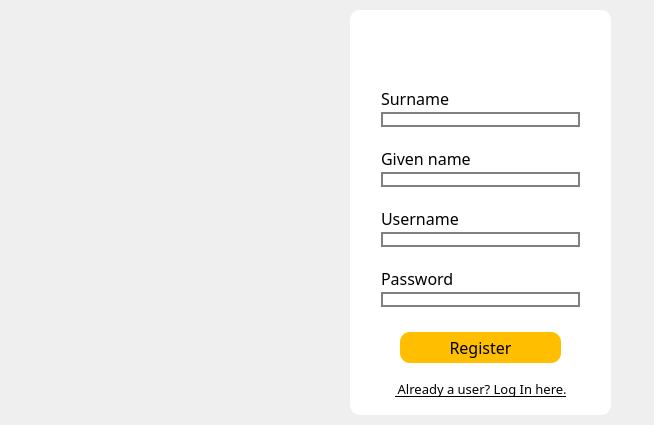
<?xml version="1.0" encoding="UTF-8"?>
<ui version="4.0">
 <class>RegisterClass</class>
 <widget class="QMainWindow" name="RegisterClass">
  <property name="geometry">
   <rect>
    <x>0</x>
    <y>0</y>
    <width>654</width>
    <height>425</height>
   </rect>
  </property>
  <property name="minimumSize">
   <size>
    <width>654</width>
    <height>425</height>
   </size>
  </property>
  <property name="maximumSize">
   <size>
    <width>654</width>
    <height>425</height>
   </size>
  </property>
  <property name="font">
   <font>
    <family>Nunito Medium</family>
   </font>
  </property>
  <property name="windowTitle">
   <string>Gartic - Register</string>
  </property>
  <property name="windowIcon">
   <iconset resource="Frontend.qrc">
    <normaloff>:/Frontend/assets/images/appicon.ico</normaloff>:/Frontend/assets/images/appicon.ico</iconset>
  </property>
  <widget class="QWidget" name="centralWidget">
   <widget class="QGroupBox" name="groupBox_login_from">
    <property name="geometry">
     <rect>
      <x>350</x>
      <y>10</y>
      <width>261</width>
      <height>405</height>
     </rect>
    </property>
    <property name="font">
     <font>
      <family>Nunito Medium</family>
      <pointsize>16</pointsize>
      <bold>false</bold>
      <underline>false</underline>
      <strikeout>false</strikeout>
     </font>
    </property>
    <property name="autoFillBackground">
     <bool>false</bool>
    </property>
    <property name="styleSheet">
     <string notr="true">background-color: rgb(255, 255, 255);
border-radius: 10px;</string>
    </property>
    <property name="flat">
     <bool>false</bool>
    </property>
    <property name="checkable">
     <bool>false</bool>
    </property>
    <widget class="QPushButton" name="pushButton_register">
     <property name="geometry">
      <rect>
       <x>50</x>
       <y>322</y>
       <width>161</width>
       <height>31</height>
      </rect>
     </property>
     <property name="font">
      <font>
       <family>Nunito Medium</family>
       <pointsize>12</pointsize>
       <bold>false</bold>
       <underline>false</underline>
       <strikeout>false</strikeout>
      </font>
     </property>
     <property name="styleSheet">
      <string notr="true">background-color: rgb(255, 191, 0);
</string>
     </property>
     <property name="text">
      <string>Register</string>
     </property>
    </widget>
    <widget class="QWidget" name="layoutWidget">
     <property name="geometry">
      <rect>
       <x>20</x>
       <y>70</y>
       <width>221</width>
       <height>58</height>
      </rect>
     </property>
     <layout class="QVBoxLayout" name="verticalLayout_surname">
      <item>
       <widget class="QLabel" name="label_surname">
        <property name="font">
         <font>
          <family>Nunito Medium</family>
          <pointsize>12</pointsize>
          <bold>false</bold>
          <underline>false</underline>
          <strikeout>false</strikeout>
         </font>
        </property>
        <property name="text">
         <string>Surname</string>
        </property>
       </widget>
      </item>
      <item>
       <widget class="QLineEdit" name="lineEdit_surname">
        <property name="font">
         <font>
          <family>Nunito Medium</family>
          <pointsize>12</pointsize>
          <bold>false</bold>
          <underline>false</underline>
          <strikeout>false</strikeout>
         </font>
        </property>
        <property name="styleSheet">
         <string notr="true">border: 2px solid gray;
</string>
        </property>
        <property name="maxLength">
         <number>100</number>
        </property>
       </widget>
      </item>
     </layout>
    </widget>
    <widget class="QWidget" name="layoutWidget">
     <property name="geometry">
      <rect>
       <x>20</x>
       <y>250</y>
       <width>221</width>
       <height>58</height>
      </rect>
     </property>
     <layout class="QVBoxLayout" name="verticalLayout_password">
      <item>
       <widget class="QLabel" name="label_password">
        <property name="font">
         <font>
          <family>Nunito Medium</family>
          <pointsize>12</pointsize>
          <bold>false</bold>
          <underline>false</underline>
          <strikeout>false</strikeout>
         </font>
        </property>
        <property name="text">
         <string>Password</string>
        </property>
       </widget>
      </item>
      <item>
       <widget class="QLineEdit" name="lineEdit_password">
        <property name="font">
         <font>
          <family>Nunito Medium</family>
          <pointsize>12</pointsize>
          <bold>false</bold>
          <underline>false</underline>
          <strikeout>false</strikeout>
         </font>
        </property>
        <property name="styleSheet">
         <string notr="true">border: 2px solid gray;</string>
        </property>
        <property name="maxLength">
         <number>100</number>
        </property>
        <property name="echoMode">
         <enum>QLineEdit::Password</enum>
        </property>
       </widget>
      </item>
     </layout>
    </widget>
    <widget class="QLabel" name="label_register_title">
     <property name="geometry">
      <rect>
       <x>43</x>
       <y>12</y>
       <width>181</width>
       <height>45</height>
      </rect>
     </property>
     <property name="font">
      <font>
       <family>Nunito Medium</family>
       <pointsize>16</pointsize>
       <bold>false</bold>
       <underline>false</underline>
       <strikeout>false</strikeout>
      </font>
     </property>
     <property name="text">
      <string/>
     </property>
     <property name="pixmap">
      <pixmap resource="Frontend.qrc">:/Frontend/assets/images/register-badge.png</pixmap>
     </property>
     <property name="scaledContents">
      <bool>true</bool>
     </property>
    </widget>
    <widget class="QWidget" name="layoutWidget_2">
     <property name="geometry">
      <rect>
       <x>20</x>
       <y>190</y>
       <width>221</width>
       <height>58</height>
      </rect>
     </property>
     <layout class="QVBoxLayout" name="verticalLayout_username">
      <item>
       <widget class="QLabel" name="label_username">
        <property name="font">
         <font>
          <family>Nunito Medium</family>
          <pointsize>12</pointsize>
          <bold>false</bold>
          <underline>false</underline>
          <strikeout>false</strikeout>
         </font>
        </property>
        <property name="text">
         <string>Username</string>
        </property>
       </widget>
      </item>
      <item>
       <widget class="QLineEdit" name="lineEdit_username">
        <property name="font">
         <font>
          <family>Nunito Medium</family>
          <pointsize>12</pointsize>
          <bold>false</bold>
          <underline>false</underline>
          <strikeout>false</strikeout>
         </font>
        </property>
        <property name="styleSheet">
         <string notr="true">border: 2px solid gray;</string>
        </property>
        <property name="maxLength">
         <number>100</number>
        </property>
       </widget>
      </item>
     </layout>
    </widget>
    <widget class="QWidget" name="layoutWidget_3">
     <property name="geometry">
      <rect>
       <x>20</x>
       <y>130</y>
       <width>221</width>
       <height>58</height>
      </rect>
     </property>
     <layout class="QVBoxLayout" name="verticalLayout_given_name">
      <item>
       <widget class="QLabel" name="label_username_given_name">
        <property name="font">
         <font>
          <family>Nunito Medium</family>
          <pointsize>12</pointsize>
          <bold>false</bold>
          <underline>false</underline>
          <strikeout>false</strikeout>
         </font>
        </property>
        <property name="text">
         <string>Given name</string>
        </property>
       </widget>
      </item>
      <item>
       <widget class="QLineEdit" name="lineEdit_given_name">
        <property name="font">
         <font>
          <family>Nunito Medium</family>
          <pointsize>12</pointsize>
          <bold>false</bold>
          <underline>false</underline>
          <strikeout>false</strikeout>
         </font>
        </property>
        <property name="styleSheet">
         <string notr="true">border: 2px solid gray;</string>
        </property>
        <property name="maxLength">
         <number>100</number>
        </property>
       </widget>
      </item>
     </layout>
    </widget>
    <widget class="QPushButton" name="pushButton_goToLogin">
     <property name="geometry">
      <rect>
       <x>45</x>
       <y>367</y>
       <width>171</width>
       <height>24</height>
      </rect>
     </property>
     <property name="font">
      <font>
       <family>Nunito Medium</family>
       <pointsize>10</pointsize>
       <underline>true</underline>
      </font>
     </property>
     <property name="text">
      <string> Already a user? Log In here.</string>
     </property>
    </widget>
   </widget>
   <widget class="QLabel" name="label_background">
    <property name="enabled">
     <bool>true</bool>
    </property>
    <property name="geometry">
     <rect>
      <x>-10</x>
      <y>0</y>
      <width>681</width>
      <height>431</height>
     </rect>
    </property>
    <property name="text">
     <string/>
    </property>
    <property name="pixmap">
     <pixmap resource="Frontend.qrc">:/Frontend/assets/images/background.png</pixmap>
    </property>
    <property name="scaledContents">
     <bool>true</bool>
    </property>
    <property name="wordWrap">
     <bool>false</bool>
    </property>
   </widget>
   <widget class="QLabel" name="label">
    <property name="geometry">
     <rect>
      <x>46</x>
      <y>168</y>
      <width>251</width>
      <height>71</height>
     </rect>
    </property>
    <property name="text">
     <string/>
    </property>
    <property name="pixmap">
     <pixmap resource="Frontend.qrc">:/Frontend/assets/images/gartic-logo.png</pixmap>
    </property>
    <property name="scaledContents">
     <bool>true</bool>
    </property>
   </widget>
   <zorder>label_background</zorder>
   <zorder>groupBox_login_from</zorder>
   <zorder>label</zorder>
  </widget>
 </widget>
 <layoutdefault spacing="6" margin="11"/>
 <resources>
  <include location="Frontend.qrc"/>
 </resources>
 <connections/>
</ui>
